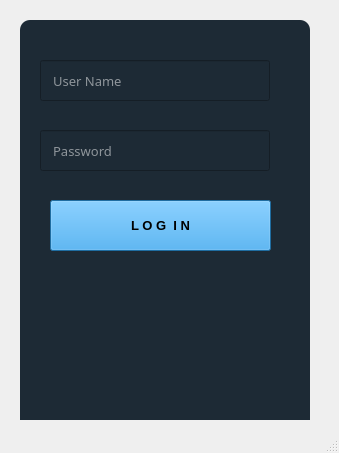
<?xml version="1.0" encoding="UTF-8"?>
<ui version="4.0">
 <class>MainWindow</class>
 <widget class="QMainWindow" name="MainWindow">
  <property name="geometry">
   <rect>
    <x>0</x>
    <y>0</y>
    <width>339</width>
    <height>453</height>
   </rect>
  </property>
  <property name="windowTitle">
   <string>MainWindow</string>
  </property>
  <property name="styleSheet">
   <string notr="true">QPushButton#pushButton{

background-color:rgb(0, 255, 255);
border:15px;

}

QPushButton#PushButton:pressed{

padding-left:5px;
padding-top:5px;
background-position:cal(100%-10px)center;


}

QPushButton#pushButton{

background-color:rgb(0, 255, 255);

}</string>
  </property>
  <widget class="QWidget" name="centralwidget">
   <widget class="QWidget" name="widget" native="true">
    <property name="geometry">
     <rect>
      <x>20</x>
      <y>20</y>
      <width>290</width>
      <height>400</height>
     </rect>
    </property>
    <widget class="QLabel" name="label">
     <property name="geometry">
      <rect>
       <x>0</x>
       <y>0</y>
       <width>290</width>
       <height>410</height>
      </rect>
     </property>
     <property name="font">
      <font>
       <family>Century-gothic</family>
       <pointsize>10</pointsize>
      </font>
     </property>
     <property name="styleSheet">
      <string notr="true">background-color:rgb(16, 30, 41, 240);
border-radius:10px;</string>
     </property>
     <property name="text">
      <string/>
     </property>
    </widget>
    <widget class="QLineEdit" name="lineEdit">
     <property name="geometry">
      <rect>
       <x>20</x>
       <y>40</y>
       <width>230</width>
       <height>41</height>
      </rect>
     </property>
     <property name="font">
      <font>
       <family>Century-gothic</family>
       <pointsize>10</pointsize>
      </font>
     </property>
     <property name="styleSheet">
      <string notr="true">background-color:rgb(29, 42, 53);
color:rgb(255, 255, 255);
</string>
     </property>
     <property name="placeholderText">
      <string>   User Name</string>
     </property>
    </widget>
    <widget class="QLineEdit" name="lineEdit_2">
     <property name="geometry">
      <rect>
       <x>20</x>
       <y>110</y>
       <width>230</width>
       <height>41</height>
      </rect>
     </property>
     <property name="font">
      <font>
       <family>Century-gothic</family>
       <pointsize>10</pointsize>
      </font>
     </property>
     <property name="styleSheet">
      <string notr="true">background-color:rgb(29, 42, 53);
color:rgb(255, 255, 255);</string>
     </property>
     <property name="echoMode">
      <enum>QLineEdit::Password</enum>
     </property>
     <property name="placeholderText">
      <string>   Password</string>
     </property>
    </widget>
    <widget class="QPushButton" name="pushButton_2">
     <property name="geometry">
      <rect>
       <x>30</x>
       <y>180</y>
       <width>221</width>
       <height>51</height>
      </rect>
     </property>
     <property name="font">
      <font>
       <pointsize>10</pointsize>
       <weight>75</weight>
       <bold>true</bold>
      </font>
     </property>
     <property name="styleSheet">
      <string notr="true">background-color:rgb(44, 153, 226);
padding:15px;
color:rgb(0, 0, 0)</string>
     </property>
     <property name="text">
      <string>L O G  I N</string>
     </property>
    </widget>
   </widget>
  </widget>
  <widget class="QMenuBar" name="menubar">
   <property name="geometry">
    <rect>
     <x>0</x>
     <y>0</y>
     <width>339</width>
     <height>21</height>
    </rect>
   </property>
  </widget>
  <widget class="QStatusBar" name="statusbar"/>
 </widget>
 <resources/>
 <connections/>
</ui>
